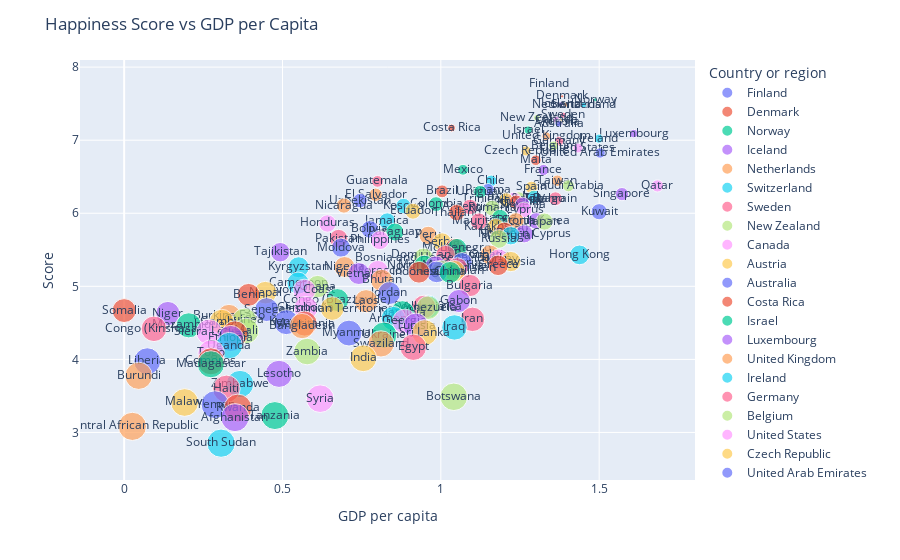

The notebook cell this image was saved under:
### Code cell
# Plot the relationship between score and GDP (while adding color and size)
fig = px.scatter(happy_df,x='GDP per capita',y='Score',text = 'Country or region',size = 'Overall rank',color = 'Country or region')
fig.update_layout(title_text = 'Happiness Score vs GDP per Capita')
fig.show()
